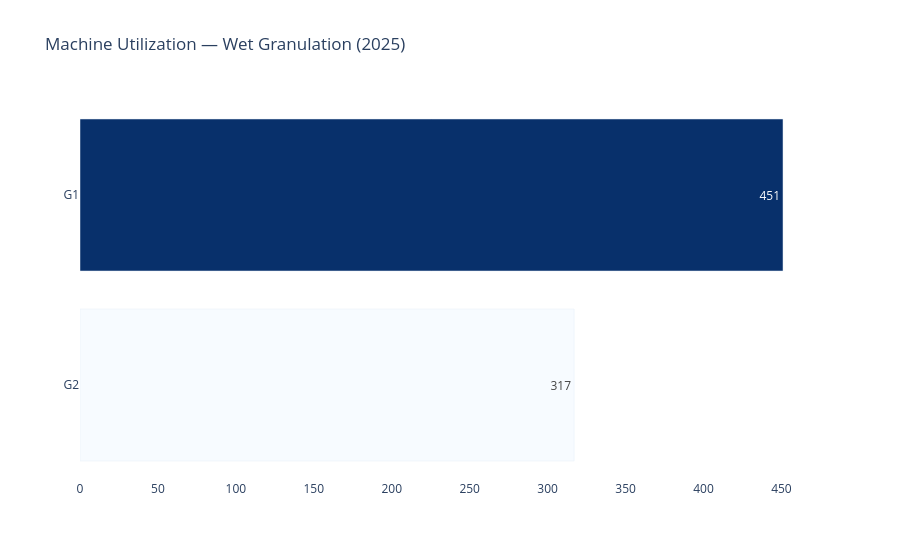

The code cell stored with this chart in its notebook:
### Code cell
fig = px.bar(
    df_wet_gran,
    x='batch_count',
    y='machine_name',
    orientation='h',
    title='Machine Utilization — Wet Granulation (2025)',
    labels={'batch_count': 'Batch Count', 'machine_name': ''},
    text='batch_count',
    color='batch_count',
    color_continuous_scale='Blues'
)
fig.update_traces(textposition='auto', insidetextanchor='end')
fig.update_layout(
    plot_bgcolor='white',
    coloraxis_showscale=False,
    yaxis={'categoryorder': 'total ascending'},
    xaxis=dict(showgrid=False, title='')
)
fig.show()

### Figure 1 — Plotly figure (JSON) as saved in the notebook; plotly's stock layout.template omitted (floating-point values rounded to 4 significant figures)
{"data": [{"hovertemplate": "Batch Count=%{marker.color}<br>=%{y}<extra></extra>", "insidetextanchor": "end", "legendgroup": "", "marker": {"color": [451, 317], "coloraxis": "coloraxis", "pattern": {"shape": ""}}, "name": "", "orientation": "h", "showlegend": false, "text": [451.0, 317.0], "textposition": "auto", "type": "bar", "x": [451, 317], "xaxis": "x", "y": ["G1", "G2"], "yaxis": "y"}], "layout": {"barmode": "relative", "coloraxis": {"colorbar": {"title": {"text": "Batch Count"}}, "colorscale": [[0, "rgb(247,251,255)"], [0.125, "rgb(222,235,247)"], [0.25, "rgb(198,219,239)"], [0.375, "rgb(158,202,225)"], [0.5, "rgb(107,174,214)"], [0.625, "rgb(66,146,198)"], [0.75, "rgb(33,113,181)"], [0.875, "rgb(8,81,156)"], [1, "rgb(8,48,107)"]], "showscale": false}, "legend": {"tracegroupgap": 0}, "plot_bgcolor": "white", "title": {"text": "Machine Utilization — Wet Granulation (2025)"}, "xaxis": {"anchor": "y", "domain": [0, 1], "showgrid": false, "title": {"text": ""}}, "yaxis": {"anchor": "x", "categoryorder": "total ascending", "domain": [0, 1], "title": {"text": ""}}}}
